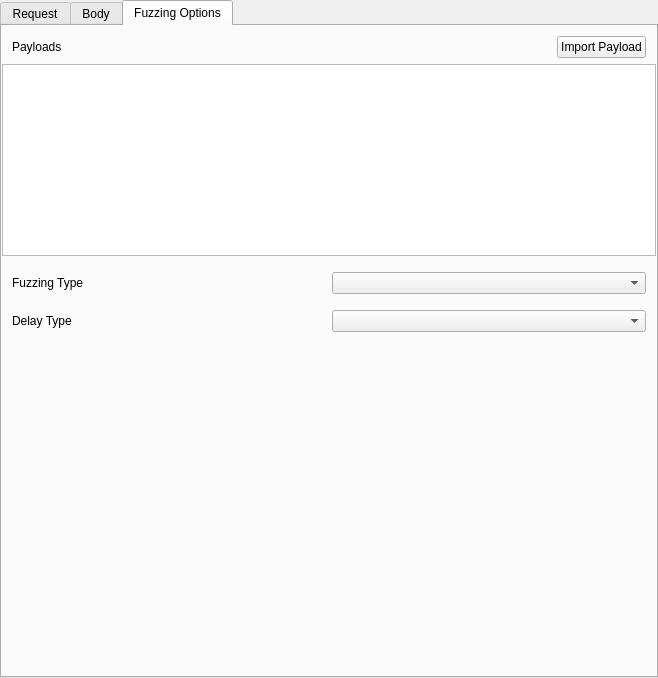
<?xml version="1.0" encoding="UTF-8"?>
<ui version="4.0">
 <class>FuzzView</class>
 <widget class="QWidget" name="FuzzView">
  <property name="geometry">
   <rect>
    <x>0</x>
    <y>0</y>
    <width>658</width>
    <height>678</height>
   </rect>
  </property>
  <property name="windowTitle">
   <string>Form</string>
  </property>
  <layout class="QVBoxLayout" name="verticalLayout">
   <property name="spacing">
    <number>0</number>
   </property>
   <property name="leftMargin">
    <number>0</number>
   </property>
   <property name="topMargin">
    <number>0</number>
   </property>
   <property name="rightMargin">
    <number>0</number>
   </property>
   <property name="bottomMargin">
    <number>0</number>
   </property>
   <item>
    <widget class="QStackedWidget" name="stackedWidget">
     <property name="currentIndex">
      <number>0</number>
     </property>
     <widget class="QTabWidget" name="requestTabs">
      <property name="sizePolicy">
       <sizepolicy hsizetype="Preferred" vsizetype="Expanding">
        <horstretch>0</horstretch>
        <verstretch>0</verstretch>
       </sizepolicy>
      </property>
      <property name="currentIndex">
       <number>2</number>
      </property>
      <property name="documentMode">
       <bool>false</bool>
      </property>
      <widget class="QWidget" name="requestHeadersTab">
       <attribute name="title">
        <string>Request</string>
       </attribute>
       <layout class="QVBoxLayout" name="verticalLayout_6_body">
        <property name="leftMargin">
         <number>0</number>
        </property>
        <property name="topMargin">
         <number>0</number>
        </property>
        <property name="rightMargin">
         <number>0</number>
        </property>
        <property name="bottomMargin">
         <number>0</number>
        </property>
        <item>
         <widget class="HeadersForm" name="requestHeaders" native="true"/>
        </item>
       </layout>
      </widget>
      <widget class="QWidget" name="requestBodyTab">
       <attribute name="title">
        <string>Body</string>
       </attribute>
       <layout class="QVBoxLayout" name="verticalLayout_7_body">
        <property name="leftMargin">
         <number>0</number>
        </property>
        <property name="topMargin">
         <number>0</number>
        </property>
        <property name="rightMargin">
         <number>0</number>
        </property>
        <property name="bottomMargin">
         <number>0</number>
        </property>
        <item>
         <widget class="CodeEditor" name="requestBody" native="true"/>
        </item>
       </layout>
      </widget>
      <widget class="QWidget" name="fuzzPayloadsTab">
       <attribute name="title">
        <string>Fuzzing Options</string>
       </attribute>
       <layout class="QVBoxLayout" name="verticalLayout_8_body">
        <property name="leftMargin">
         <number>0</number>
        </property>
        <property name="topMargin">
         <number>0</number>
        </property>
        <property name="rightMargin">
         <number>0</number>
        </property>
        <property name="bottomMargin">
         <number>10</number>
        </property>
        <item>
         <layout class="QHBoxLayout" name="horizontalLayout">
          <property name="leftMargin">
           <number>10</number>
          </property>
          <property name="topMargin">
           <number>10</number>
          </property>
          <property name="rightMargin">
           <number>10</number>
          </property>
          <item>
           <widget class="QLabel" name="label">
            <property name="text">
             <string>Payloads</string>
            </property>
           </widget>
          </item>
          <item>
           <spacer name="horizontalSpacer">
            <property name="orientation">
             <enum>Qt::Horizontal</enum>
            </property>
            <property name="sizeHint" stdset="0">
             <size>
              <width>40</width>
              <height>20</height>
             </size>
            </property>
           </spacer>
          </item>
          <item>
           <widget class="QPushButton" name="addPayloadButton">
            <property name="text">
             <string>Import Payload</string>
            </property>
           </widget>
          </item>
         </layout>
        </item>
        <item>
         <widget class="QTableView" name="payloadsTable"/>
        </item>
        <item>
         <layout class="QHBoxLayout" name="horizontalLayout_2">
          <property name="leftMargin">
           <number>10</number>
          </property>
          <property name="topMargin">
           <number>10</number>
          </property>
          <property name="rightMargin">
           <number>10</number>
          </property>
          <item>
           <widget class="QLabel" name="label_2">
            <property name="text">
             <string>Fuzzing Type</string>
            </property>
           </widget>
          </item>
          <item>
           <widget class="QComboBox" name="fuzzTypeDropdown"/>
          </item>
         </layout>
        </item>
        <item>
         <layout class="QHBoxLayout" name="horizontalLayout_3">
          <property name="leftMargin">
           <number>10</number>
          </property>
          <property name="topMargin">
           <number>10</number>
          </property>
          <property name="rightMargin">
           <number>10</number>
          </property>
          <item>
           <widget class="QLabel" name="label_3">
            <property name="text">
             <string>Delay Type</string>
            </property>
           </widget>
          </item>
          <item>
           <widget class="QComboBox" name="delayTypeDropdown"/>
          </item>
         </layout>
        </item>
        <item>
         <widget class="QStackedWidget" name="delayDurationStack">
          <widget class="QWidget" name="delayDurationDisabled"/>
          <widget class="QWidget" name="delayDurationForm">
           <layout class="QHBoxLayout" name="delayDurationLayout">
            <property name="leftMargin">
             <number>10</number>
            </property>
            <property name="topMargin">
             <number>10</number>
            </property>
            <property name="rightMargin">
             <number>10</number>
            </property>
            <item>
             <widget class="QLabel" name="label_4">
              <property name="text">
               <string>Delay Duration (s)</string>
              </property>
             </widget>
            </item>
            <item>
             <widget class="QLineEdit" name="delayDuration">
              <property name="sizePolicy">
               <sizepolicy hsizetype="Preferred" vsizetype="Fixed">
                <horstretch>0</horstretch>
                <verstretch>0</verstretch>
               </sizepolicy>
              </property>
              <property name="maximumSize">
               <size>
                <width>50</width>
                <height>16777215</height>
               </size>
              </property>
             </widget>
            </item>
           </layout>
          </widget>
          <widget class="QWidget" name="delayRangeForm">
           <layout class="QVBoxLayout" name="delayRangeLayout">
            <property name="leftMargin">
             <number>0</number>
            </property>
            <property name="topMargin">
             <number>0</number>
            </property>
            <property name="rightMargin">
             <number>0</number>
            </property>
            <property name="bottomMargin">
             <number>0</number>
            </property>
            <item>
             <layout class="QHBoxLayout" name="delayMinLayout">
              <property name="leftMargin">
               <number>10</number>
              </property>
              <property name="topMargin">
               <number>10</number>
              </property>
              <property name="rightMargin">
               <number>10</number>
              </property>
              <item>
               <widget class="QLabel" name="label_5">
                <property name="text">
                 <string>Delay Duration Minimum (s)</string>
                </property>
               </widget>
              </item>
              <item>
               <widget class="QLineEdit" name="delayMinDuration">
                <property name="sizePolicy">
                 <sizepolicy hsizetype="Preferred" vsizetype="Fixed">
                  <horstretch>0</horstretch>
                  <verstretch>0</verstretch>
                 </sizepolicy>
                </property>
                <property name="maximumSize">
                 <size>
                  <width>50</width>
                  <height>16777215</height>
                 </size>
                </property>
               </widget>
              </item>
             </layout>
            </item>
            <item>
             <layout class="QHBoxLayout" name="delayMaxLayout">
              <property name="leftMargin">
               <number>10</number>
              </property>
              <property name="topMargin">
               <number>10</number>
              </property>
              <property name="rightMargin">
               <number>10</number>
              </property>
              <item>
               <widget class="QLabel" name="label_6">
                <property name="text">
                 <string>Delay Duration Maximum (s)</string>
                </property>
               </widget>
              </item>
              <item>
               <widget class="QLineEdit" name="delayMaxDuration">
                <property name="sizePolicy">
                 <sizepolicy hsizetype="Preferred" vsizetype="Fixed">
                  <horstretch>0</horstretch>
                  <verstretch>0</verstretch>
                 </sizepolicy>
                </property>
                <property name="maximumSize">
                 <size>
                  <width>50</width>
                  <height>16777215</height>
                 </size>
                </property>
               </widget>
              </item>
             </layout>
            </item>
           </layout>
          </widget>
         </widget>
        </item>
        <item>
         <spacer name="verticalSpacer">
          <property name="orientation">
           <enum>Qt::Vertical</enum>
          </property>
          <property name="sizeHint" stdset="0">
           <size>
            <width>20</width>
            <height>40</height>
           </size>
          </property>
         </spacer>
        </item>
       </layout>
      </widget>
     </widget>
     <widget class="Loader" name="loaderWidget"/>
    </widget>
   </item>
  </layout>
 </widget>
 <customwidgets>
  <customwidget>
   <class>CodeEditor</class>
   <extends>QWidget</extends>
   <header>ui.widgets.shared.code_editor.h</header>
  </customwidget>
  <customwidget>
   <class>HeadersForm</class>
   <extends>QWidget</extends>
   <header>ui.widgets.shared.headers_form.h</header>
  </customwidget>
  <customwidget>
   <class>Loader</class>
   <extends>QWidget</extends>
   <header>ui.widgets.shared.loader.h</header>
   <container>1</container>
  </customwidget>
 </customwidgets>
 <resources/>
 <connections/>
</ui>
